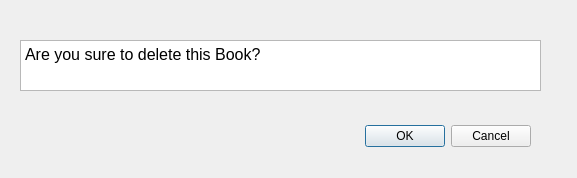
<?xml version="1.0" encoding="UTF-8"?>
<ui version="4.0">
 <class>Dialog</class>
 <widget class="QDialog" name="Dialog">
  <property name="geometry">
   <rect>
    <x>0</x>
    <y>0</y>
    <width>577</width>
    <height>178</height>
   </rect>
  </property>
  <property name="windowTitle">
   <string>Dialog</string>
  </property>
  <widget class="QDialogButtonBox" name="okdeletebtn">
   <property name="geometry">
    <rect>
     <x>190</x>
     <y>120</y>
     <width>341</width>
     <height>32</height>
    </rect>
   </property>
   <property name="orientation">
    <enum>Qt::Horizontal</enum>
   </property>
   <property name="standardButtons">
    <set>QDialogButtonBox::Cancel|QDialogButtonBox::Ok</set>
   </property>
  </widget>
  <widget class="QTextBrowser" name="textBrowser">
   <property name="geometry">
    <rect>
     <x>20</x>
     <y>40</y>
     <width>521</width>
     <height>51</height>
    </rect>
   </property>
   <property name="html">
    <string>&lt;!DOCTYPE HTML PUBLIC &quot;-//W3C//DTD HTML 4.0//EN&quot; &quot;http://www.w3.org/TR/REC-html40/strict.dtd&quot;&gt;
&lt;html&gt;&lt;head&gt;&lt;meta name=&quot;qrichtext&quot; content=&quot;1&quot; /&gt;&lt;style type=&quot;text/css&quot;&gt;
p, li { white-space: pre-wrap; }
&lt;/style&gt;&lt;/head&gt;&lt;body style=&quot; font-family:'MS Shell Dlg 2'; font-size:7.8pt; font-weight:400; font-style:normal;&quot;&gt;
&lt;p style=&quot; margin-top:12px; margin-bottom:12px; margin-left:0px; margin-right:0px; -qt-block-indent:0; text-indent:0px;&quot;&gt;&lt;span style=&quot; font-size:12pt;&quot;&gt;Are you sure to delete this Book?&lt;/span&gt;&lt;/p&gt;&lt;/body&gt;&lt;/html&gt;</string>
   </property>
  </widget>
 </widget>
 <resources/>
 <connections>
  <connection>
   <sender>okdeletebtn</sender>
   <signal>accepted()</signal>
   <receiver>Dialog</receiver>
   <slot>accept()</slot>
   <hints>
    <hint type="sourcelabel">
     <x>248</x>
     <y>254</y>
    </hint>
    <hint type="destinationlabel">
     <x>157</x>
     <y>274</y>
    </hint>
   </hints>
  </connection>
  <connection>
   <sender>okdeletebtn</sender>
   <signal>rejected()</signal>
   <receiver>Dialog</receiver>
   <slot>reject()</slot>
   <hints>
    <hint type="sourcelabel">
     <x>316</x>
     <y>260</y>
    </hint>
    <hint type="destinationlabel">
     <x>286</x>
     <y>274</y>
    </hint>
   </hints>
  </connection>
 </connections>
</ui>
